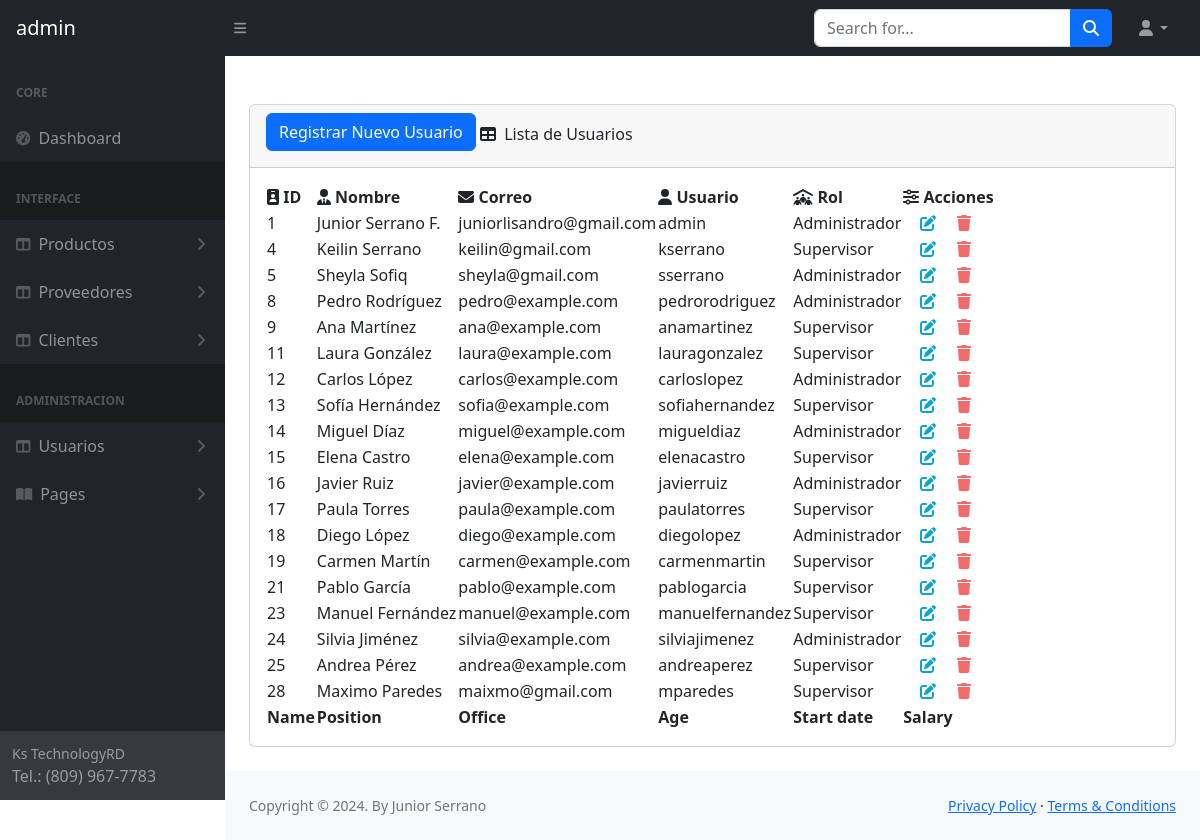
The page /sistema/lista_usuario.php (signed in) on the database its author committed.
### tables this page shows
CREATE TABLE `usuario` (
  `idusuario` int(11) NOT NULL,
  `nombre` varchar(50) DEFAULT NULL,
  `correo` varchar(100) DEFAULT NULL,
  `usuario` varchar(15) DEFAULT NULL,
  `clave` varchar(100) DEFAULT NULL,
  `rol` int(11) DEFAULT NULL
);

CREATE TABLE `rol` (
  `idrol` int(11) NOT NULL,
  `rol` varchar(20) DEFAULT NULL
);

### sistema/lista_usuario.php (the view, shortened to what this page needs)
<!DOCTYPE html>
<html lang="en">
<?php include('includes/header.php') ?>
    <body class="sb-nav-fixed">
     <?php include('includes/nabvar.php') ?>
        <div id="layoutSidenav">
            <?php include('includes/sidebar.php') ?>
            <div id="layoutSidenav_content">
                <main>
                    <div class="container-fluid px-4">
                        <br>
                       <div class="card mb-4">
                            <div class="card-header">
                                <h5 class="btn btn-primary"> <a href="registro_usuario.php" class="text-white text-decoration-none">Registrar Nuevo Usuario</a> </h5>
                                <i class="fas fa-table me-1"></i>
                                 Lista de Usuarios
                            </div>
                            <div class="card-body">
                                <table id="datatablesSimple">
                                    <thead>
                                        <tr style="width:15px">
                                            <th style="width:10px"><i class="fa-solid fa-id-badge"></i> ID</th>
                                            <th><i class="fa-solid fa-user-tie"></i> Nombre</th>
                                            <th><i class="fa-solid fa-envelope"></i> Correo</th>
                                            <th><i class="fa-solid fa-user"></i> Usuario</th>
                                            <th><i class="fa-solid fa-people-roof"></i> Rol</th>
                                            <th><i class="fa-solid fa-sliders"></i> Acciones</th>
                                        </tr>
                                    </thead>
                                    <tfoot>
                                        <tr>
                                            <th>Name</th>
                                            <th>Position</th>
                                            <th>Office</th>
                                            <th>Age</th>
                                            <th>Start date</th>
                                            <th>Salary</th>
                                        </tr>
                                    </tfoot>
                                    <tbody>
                                        <?php
                                        $query = mysqli_query($conn, "SELECT u.idusuario, u.nombre, u.correo, u.usuario, r.rol FROM usuario u INNER JOIN rol r ON u.rol = r.idrol;
                                        ");
                                        $result = mysqli_num_rows($query);
                                        if ($result > 0) {
                                            while($data = mysqli_fetch_array($query)) { ?>
                                                    <tr>
                                                        <td><?php echo $data['idusuario']?></td>
                                                        <td><?php echo $data['nombre']?></td>
                                                        <td><?php echo $data['correo']?></td>
                                                        <td><?php echo $data['usuario']?></td>
                                                        <td><?php echo $data['rol']?></td>
                                                        <td>
                                                            <a class="link_edit" href="editar_usuario.php?id=<?php echo $data['idusuario']?>"><i class="fa-solid fa-pen-to-square" style="width: 50px;"></i></a>
                                                            <a class="link_delete" href="#" data-id='<?php echo $data['idusuario']?>'><i class="fa-solid fa-trash"></i></a>
                                                          </td>
                                                    </tr>
                                        <?php } mysqli_close($conn); } ?>
                                    </tbody>
                                </table>
                            </div>
                        </div>
                    </div>
                </main>
                <?php include('includes/footer.php')?>
            </div>
        </div>
    </body>
</html>

### rows shown on the page
usuario: idusuario "1", nombre "Junior Serrano F.", correo "juniorlisandro@gmail.com", usuario "admin", rol.rol "Administrador"
usuario: idusuario "4", nombre "Keilin Serrano", correo "keilin@gmail.com", usuario "kserrano", rol.rol "Supervisor"
usuario: idusuario "5", nombre "Sheyla Sofiq", correo "sheyla@gmail.com", usuario "sserrano", rol.rol "Administrador"
usuario: idusuario "8", nombre "Pedro Rodríguez", correo "pedro@example.com", usuario "pedrorodriguez", rol.rol "Administrador"
usuario: idusuario "9", nombre "Ana Martínez", correo "ana@example.com", usuario "anamartinez", rol.rol "Supervisor"
usuario: idusuario "11", nombre "Laura González", correo "laura@example.com", usuario "lauragonzalez", rol.rol "Supervisor"
usuario: idusuario "12", nombre "Carlos López", correo "carlos@example.com", usuario "carloslopez", rol.rol "Administrador"
usuario: idusuario "13", nombre "Sofía Hernández", correo "sofia@example.com", usuario "sofiahernandez", rol.rol "Supervisor"
usuario: idusuario "14", nombre "Miguel Díaz", correo "miguel@example.com", usuario "migueldiaz", rol.rol "Administrador"
usuario: idusuario "15", nombre "Elena Castro", correo "elena@example.com", usuario "elenacastro", rol.rol "Supervisor"
usuario: idusuario "16", nombre "Javier Ruiz", correo "javier@example.com", usuario "javierruiz", rol.rol "Administrador"
usuario: idusuario "17", nombre "Paula Torres", correo "paula@example.com", usuario "paulatorres", rol.rol "Supervisor"
usuario: idusuario "18", nombre "Diego López", correo "diego@example.com", usuario "diegolopez", rol.rol "Administrador"
usuario: idusuario "19", nombre "Carmen Martín", correo "carmen@example.com", usuario "carmenmartin", rol.rol "Supervisor"
usuario: idusuario "21", nombre "Pablo García", correo "pablo@example.com", usuario "pablogarcia", rol.rol "Supervisor"
usuario: idusuario "23", nombre "Manuel Fernández", correo "manuel@example.com", usuario "manuelfernandez", rol.rol "Supervisor"
usuario: idusuario "24", nombre "Silvia Jiménez", correo "silvia@example.com", usuario "silviajimenez", rol.rol "Administrador"
usuario: idusuario "25", nombre "Andrea Pérez", correo "andrea@example.com", usuario "andreaperez", rol.rol "Supervisor"
usuario: idusuario "28", nombre "Maximo Paredes", correo "maixmo@gmail.com", usuario "mparedes", rol.rol "Supervisor"

### other values the page prints
$_SESSION['usuario'] "admin"
